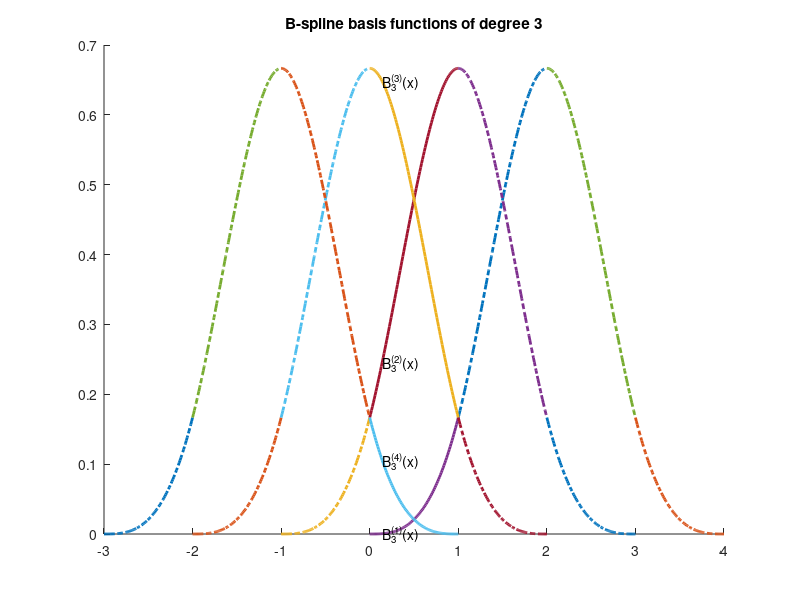

Here is the MATLAB script that generated this plot:
function draw_bspline3()
figure(1);
hold on;
pos=15;
title('B-spline basis functions of degree 3');
xx=linspace(-2,-1,100);
yy=xx.^3/6+xx.^2+2*xx+4/3;
plot(xx-1,yy,'-.','LineWidth',2);
plot(xx,yy,'-.','LineWidth',2);
plot(xx+1,yy,'-.','LineWidth',2);
plot(xx+2,yy,'LineWidth',2);
text(xx(pos)+2,yy(pos),'B_{3}^{(1)}(x)');

xx=linspace(-1,0,100);
yy=-xx.^3/2-xx.^2+2/3;
plot(xx-1,yy,'-.','LineWidth',2);
plot(xx,yy,'-.','LineWidth',2);
plot(xx+1,yy,'LineWidth',2);
text(xx(pos)+1,yy(pos),'B_{3}^{(2)}(x)');
plot(xx+2,yy,'-.','LineWidth',2);

xx=linspace(0,1,100);
yy=xx.^3/2-xx.^2+2/3;
plot(xx-1,yy,'-.','LineWidth',2);
plot(xx,yy,'LineWidth',2);
text(xx(pos),yy(pos),'B_{3}^{(3)}(x)');
plot(xx+1,yy,'-.','LineWidth',2);
plot(xx+2,yy,'-.','LineWidth',2);

xx=linspace(1,2,100);
yy=-xx.^3/6+xx.^2-2*xx+4/3;
plot(xx-1,yy,'LineWidth',2);
text(xx(pos)-1,yy(pos),'B_{3}^{(4)}(x)');
plot(xx,yy,'-.','LineWidth',2);
plot(xx+1,yy,'-.','LineWidth',2);
plot(xx+2,yy,'-.','LineWidth',2);